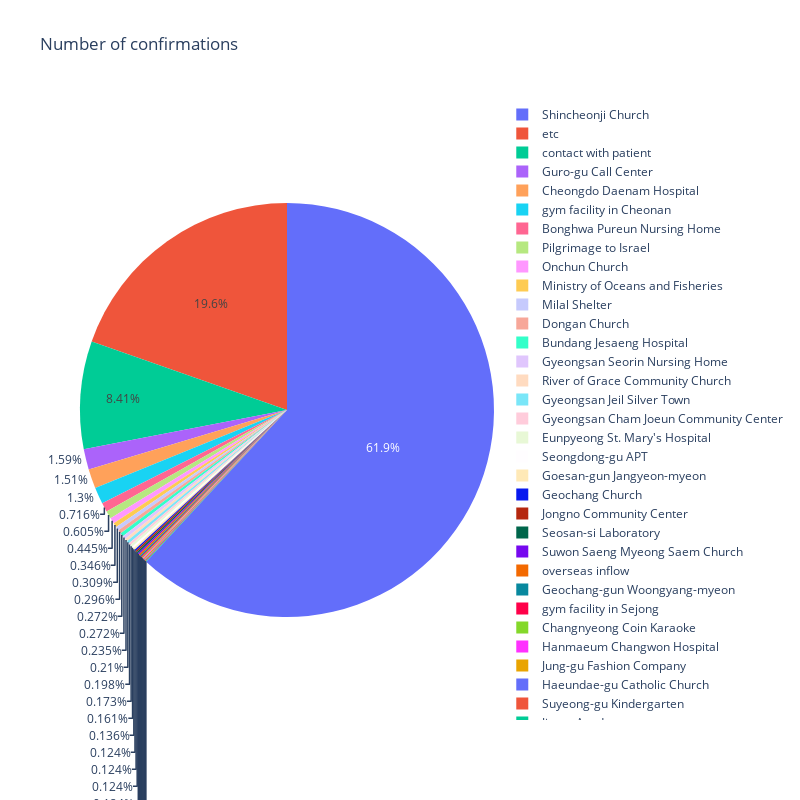

Notebook source saved alongside this figure:
### Markdown cell above
So the demographics and infrastructure do not seem to influence the number of confirmations very much. The development of a model based on those features is therefore not reasonable. Let's check if the number of confirmations is related to certain events and to locations. Therefore, we investigate the infection cases with respect to the number of corresponding confirmed cases.

### Code cell
df=df_dict['Case']
df_cases_sorted_sum=df.groupby('infection_case').sum().confirmed


fig = go.Figure(data=[go.Pie(labels=df_cases_sorted_sum.index, values=df_cases_sorted_sum)])
fig.update_layout(height=800,
                  width=800,
                  title_text="Number of confirmations",
                  template="plotly_white")
fig.show()

### Figure 1 — Plotly figure (JSON) as saved in the notebook; plotly's stock layout.template omitted (floating-point values rounded to 4 significant figures)
{"data": [{"labels": ["Bonghwa Pureun Nursing Home", "Bundang Jesaeng Hospital", "Changnyeong Coin Karaoke", "Cheongdo Daenam Hospital", "Dongan Church", "Eunpyeong St. Mary's Hospital", "Geochang Church", "Geochang-gun Woongyang-myeon", "Goesan-gun Jangyeon-myeon", "Guro-gu Call Center", "Gyeongsan Cham Joeun Community Center", "Gyeongsan Jeil Silver Town", "Gyeongsan Seorin Nursing Home", "Haeundae-gu Catholic Church", "Hanmaeum Changwon Hospital", "Jin-gu Academy", "Jongno Community Center", "Jung-gu Fashion Company", "Milal Shelter", "Ministry of Oceans and Fisheries", "Onchun Church", "Pilgrimage to Israel", "River of Grace Community Church", "Seongdong-gu APT", "Seosan-si Laboratory", "Shincheonji Church", "Suwon Saeng Myeong Saem Church", "Suyeong-gu Kindergarten", "contact with patient", "etc", "gym facility in Cheonan", "gym facility in Sejong", "overseas inflow"], "type": "pie", "values": [58, 22, 7, 122, 24, 14, 10, 8, 11, 129, 16, 17, 22, 6, 7, 4, 10, 7, 25, 28, 36, 49, 19, 13, 10, 5012, 10, 6, 681, 1589, 105, 8, 10]}], "layout": {"height": 800, "title": {"text": "Number of confirmations"}, "width": 800}}
